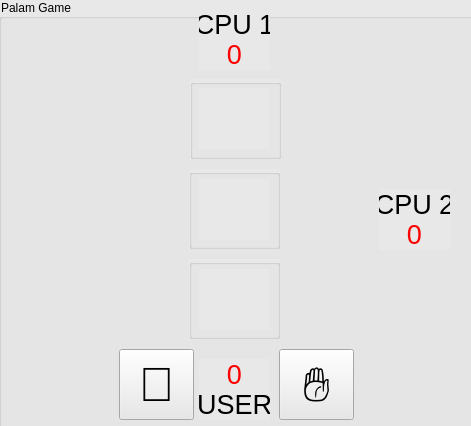
<?xml version="1.0" encoding="UTF-8"?>
<ui version="4.0">
 <class>MainWindow</class>
 <widget class="QMainWindow" name="MainWindow">
  <property name="geometry">
   <rect>
    <x>0</x>
    <y>0</y>
    <width>471</width>
    <height>426</height>
   </rect>
  </property>
  <property name="windowTitle">
   <string>MainWindow</string>
  </property>
  <widget class="QWidget" name="centralwidget">
   <widget class="QGroupBox" name="groupBox">
    <property name="geometry">
     <rect>
      <x>-1</x>
      <y>-1</y>
      <width>491</width>
      <height>431</height>
     </rect>
    </property>
    <property name="styleSheet">
     <string notr="true">background-color: rgb(232, 232, 232);</string>
    </property>
    <property name="title">
     <string>Palam Game</string>
    </property>
    <widget class="QGroupBox" name="groupBox_2">
     <property name="geometry">
      <rect>
       <x>191</x>
       <y>80</y>
       <width>91</width>
       <height>80</height>
      </rect>
     </property>
     <property name="title">
      <string/>
     </property>
     <widget class="QLabel" name="cpu_1_select">
      <property name="geometry">
       <rect>
        <x>8</x>
        <y>9</y>
        <width>71</width>
        <height>61</height>
       </rect>
      </property>
      <property name="font">
       <font>
        <family>Segoe UI Black</family>
        <pointsize>33</pointsize>
       </font>
      </property>
      <property name="text">
       <string/>
      </property>
      <property name="alignment">
       <set>Qt::AlignCenter</set>
      </property>
     </widget>
    </widget>
    <widget class="QGroupBox" name="groupBox_3">
     <property name="geometry">
      <rect>
       <x>190</x>
       <y>170</y>
       <width>91</width>
       <height>80</height>
      </rect>
     </property>
     <property name="title">
      <string/>
     </property>
     <widget class="QLabel" name="cpu_2_select">
      <property name="geometry">
       <rect>
        <x>10</x>
        <y>10</y>
        <width>71</width>
        <height>61</height>
       </rect>
      </property>
      <property name="font">
       <font>
        <family>Segoe UI Black</family>
        <pointsize>33</pointsize>
       </font>
      </property>
      <property name="text">
       <string/>
      </property>
      <property name="alignment">
       <set>Qt::AlignCenter</set>
      </property>
     </widget>
    </widget>
    <widget class="QGroupBox" name="groupBox_4">
     <property name="geometry">
      <rect>
       <x>190</x>
       <y>260</y>
       <width>91</width>
       <height>80</height>
      </rect>
     </property>
     <property name="title">
      <string/>
     </property>
     <widget class="QLabel" name="user_select">
      <property name="geometry">
       <rect>
        <x>10</x>
        <y>10</y>
        <width>71</width>
        <height>61</height>
       </rect>
      </property>
      <property name="font">
       <font>
        <family>Segoe UI Black</family>
        <pointsize>33</pointsize>
       </font>
      </property>
      <property name="text">
       <string/>
      </property>
      <property name="alignment">
       <set>Qt::AlignCenter</set>
      </property>
     </widget>
    </widget>
    <widget class="QLabel" name="label">
     <property name="geometry">
      <rect>
       <x>200</x>
       <y>10</y>
       <width>71</width>
       <height>31</height>
      </rect>
     </property>
     <property name="font">
      <font>
       <pointsize>20</pointsize>
      </font>
     </property>
     <property name="text">
      <string>CPU 1</string>
     </property>
     <property name="alignment">
      <set>Qt::AlignCenter</set>
     </property>
    </widget>
    <widget class="QLabel" name="label_2">
     <property name="geometry">
      <rect>
       <x>380</x>
       <y>190</y>
       <width>71</width>
       <height>31</height>
      </rect>
     </property>
     <property name="font">
      <font>
       <pointsize>20</pointsize>
      </font>
     </property>
     <property name="text">
      <string>CPU 2</string>
     </property>
     <property name="alignment">
      <set>Qt::AlignCenter</set>
     </property>
    </widget>
    <widget class="QLabel" name="label_3">
     <property name="geometry">
      <rect>
       <x>200</x>
       <y>390</y>
       <width>71</width>
       <height>31</height>
      </rect>
     </property>
     <property name="font">
      <font>
       <pointsize>20</pointsize>
      </font>
     </property>
     <property name="text">
      <string>USER</string>
     </property>
     <property name="alignment">
      <set>Qt::AlignCenter</set>
     </property>
    </widget>
    <widget class="QLabel" name="cpu_2_point">
     <property name="geometry">
      <rect>
       <x>380</x>
       <y>220</y>
       <width>71</width>
       <height>31</height>
      </rect>
     </property>
     <property name="font">
      <font>
       <pointsize>20</pointsize>
      </font>
     </property>
     <property name="styleSheet">
      <string notr="true">color:rgb(255, 0, 0)</string>
     </property>
     <property name="text">
      <string>0</string>
     </property>
     <property name="alignment">
      <set>Qt::AlignCenter</set>
     </property>
    </widget>
    <widget class="QLabel" name="cpu_1_point">
     <property name="geometry">
      <rect>
       <x>200</x>
       <y>40</y>
       <width>71</width>
       <height>31</height>
      </rect>
     </property>
     <property name="font">
      <font>
       <pointsize>20</pointsize>
      </font>
     </property>
     <property name="styleSheet">
      <string notr="true">color:rgb(255, 0, 0)</string>
     </property>
     <property name="text">
      <string>0</string>
     </property>
     <property name="alignment">
      <set>Qt::AlignCenter</set>
     </property>
    </widget>
    <widget class="QLabel" name="user_point">
     <property name="geometry">
      <rect>
       <x>200</x>
       <y>360</y>
       <width>71</width>
       <height>31</height>
      </rect>
     </property>
     <property name="font">
      <font>
       <pointsize>20</pointsize>
      </font>
     </property>
     <property name="styleSheet">
      <string notr="true">color:rgb(255, 0, 0)</string>
     </property>
     <property name="text">
      <string>0</string>
     </property>
     <property name="alignment">
      <set>Qt::AlignCenter</set>
     </property>
    </widget>
    <widget class="QPushButton" name="inside">
     <property name="geometry">
      <rect>
       <x>280</x>
       <y>350</y>
       <width>75</width>
       <height>71</height>
      </rect>
     </property>
     <property name="font">
      <font>
       <pointsize>36</pointsize>
      </font>
     </property>
     <property name="text">
      <string> ✋ </string>
     </property>
    </widget>
    <widget class="QPushButton" name="outside">
     <property name="geometry">
      <rect>
       <x>120</x>
       <y>350</y>
       <width>75</width>
       <height>71</height>
      </rect>
     </property>
     <property name="font">
      <font>
       <pointsize>36</pointsize>
      </font>
     </property>
     <property name="text">
      <string>🤚</string>
     </property>
    </widget>
   </widget>
  </widget>
 </widget>
 <resources/>
 <connections/>
</ui>
